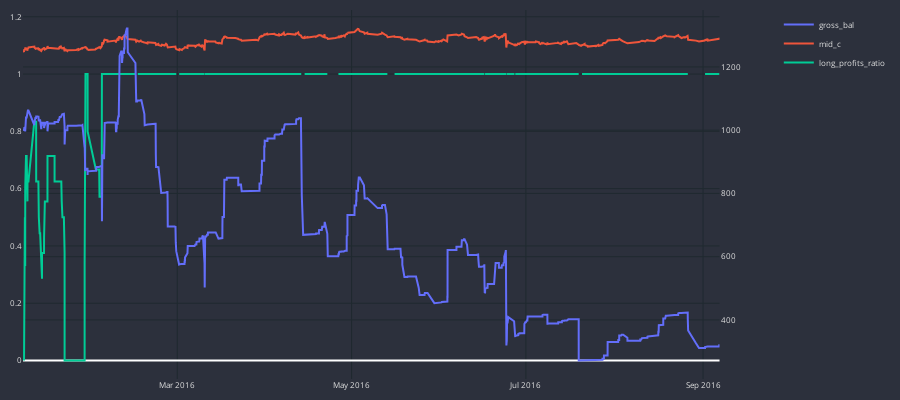

Notebook code cell kept with this figure:
### Markdown cell above
cp = CandlePlot(d.df['d'], candles=False)
cp.add_traces(line_traces=['cum_short_position'], is_sec=True)
cp.add_traces(line_traces=['up_moves_ratio', 'down_moves_ratio'])
cp.show_plot()

### Code cell
cp = CandlePlot(d.df['d'], candles=False)
cp.add_traces(line_traces=['gross_bal'], is_sec=True)
cp.add_traces(line_traces=['mid_c', 'long_profits_ratio'])
cp.show_plot()

### Figure 1 — Plotly figure (JSON) as saved in the notebook; plotly's stock layout.template omitted (floating-point values rounded to 4 significant figures; data arrays with more than 128 entries replaced by an {"elided": "..."} marker saying what was removed)
{"data": [{"line": {"shape": "linear", "width": 2}, "name": "gross_bal", "type": "scatter", "x": {"elided": "819 str values"}, "xaxis": "x", "y": {"elided": "819 float values"}, "yaxis": "y2"}, {"line": {"shape": "linear", "width": 2}, "name": "mid_c", "type": "scatter", "x": {"elided": "819 str values"}, "xaxis": "x", "y": {"elided": "819 float values"}, "yaxis": "y"}, {"line": {"shape": "linear", "width": 2}, "name": "long_profits_ratio", "type": "scatter", "x": {"elided": "819 str values"}, "xaxis": "x", "y": {"elided": "819 float values"}, "yaxis": "y"}], "layout": {"font": {"color": "#e1e1e1", "size": 8}, "height": 400, "margin": {"b": 10, "l": 10, "r": 10, "t": 10}, "paper_bgcolor": "#2c303c", "plot_bgcolor": "#2c303c", "width": 900, "xaxis": {"anchor": "y", "domain": [0, 0.94], "gridcolor": "#1f292f", "nticks": 5, "rangeslider": {"visible": false}}, "yaxis": {"anchor": "x", "domain": [0, 1], "gridcolor": "#1f292f"}, "yaxis2": {"anchor": "x", "gridcolor": "#1f292f", "overlaying": "y", "side": "right"}}}
